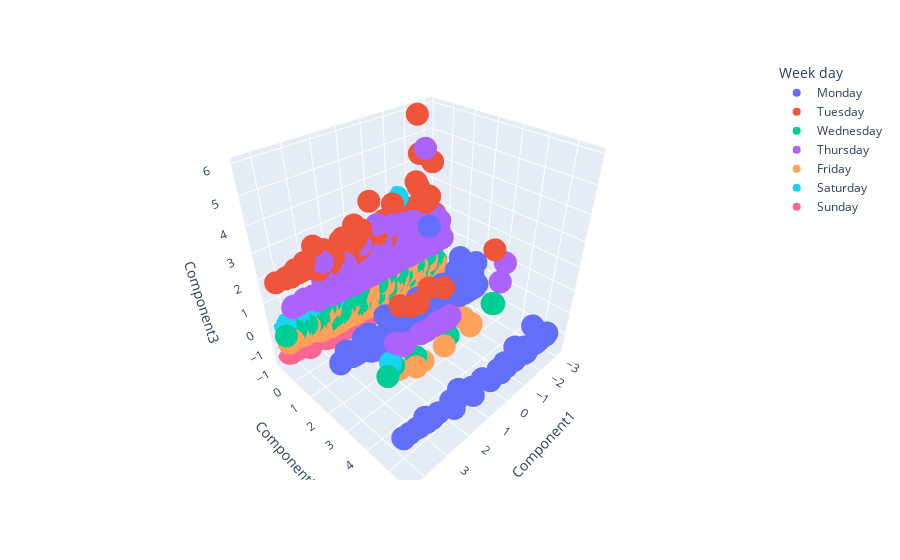

This figure's notebook cell:
### Code cell
# What actually worked for me: use fig=FigureWidget() instead of Figure(). 
# And also in order to display the image call fig only, not fig.show()

week_day_pca = pd.concat([X_red,pd.DataFrame(df["Week day"], columns=["Week day"])], axis=1)
week_day_pca.columns = ["Component1", "Component2", "Component3", "Week day"]

fig = px.scatter_3d(week_day_pca, x='Component1', y='Component2', z='Component3',
              color='Week day')

fig.show()

### Figure 1 — Plotly figure (JSON) as saved in the notebook; plotly's stock layout.template omitted (floating-point values rounded to 4 significant figures; data arrays with more than 128 entries replaced by an {"elided": "..."} marker saying what was removed)
{"data": [{"hovertemplate": "Week day=Monday<br>Component1=%{x}<br>Component2=%{y}<br>Component3=%{z}<extra></extra>", "legendgroup": "Monday", "marker": {"color": "#636efa", "symbol": "circle"}, "mode": "markers", "name": "Monday", "scene": "scene", "showlegend": true, "type": "scatter3d", "x": {"elided": "483 float values"}, "y": {"elided": "483 float values"}, "z": {"elided": "483 float values"}}, {"hovertemplate": "Week day=Tuesday<br>Component1=%{x}<br>Component2=%{y}<br>Component3=%{z}<extra></extra>", "legendgroup": "Tuesday", "marker": {"color": "#EF553B", "symbol": "circle"}, "mode": "markers", "name": "Tuesday", "scene": "scene", "showlegend": true, "type": "scatter3d", "x": {"elided": "483 float values"}, "y": {"elided": "483 float values"}, "z": {"elided": "483 float values"}}, {"hovertemplate": "Week day=Wednesday<br>Component1=%{x}<br>Component2=%{y}<br>Component3=%{z}<extra></extra>", "legendgroup": "Wednesday", "marker": {"color": "#00cc96", "symbol": "circle"}, "mode": "markers", "name": "Wednesday", "scene": "scene", "showlegend": true, "type": "scatter3d", "x": {"elided": "483 float values"}, "y": {"elided": "483 float values"}, "z": {"elided": "483 float values"}}, {"hovertemplate": "Week day=Thursday<br>Component1=%{x}<br>Component2=%{y}<br>Component3=%{z}<extra></extra>", "legendgroup": "Thursday", "marker": {"color": "#ab63fa", "symbol": "circle"}, "mode": "markers", "name": "Thursday", "scene": "scene", "showlegend": true, "type": "scatter3d", "x": {"elided": "483 float values"}, "y": {"elided": "483 float values"}, "z": {"elided": "483 float values"}}, {"hovertemplate": "Week day=Friday<br>Component1=%{x}<br>Component2=%{y}<br>Component3=%{z}<extra></extra>", "legendgroup": "Friday", "marker": {"color": "#FFA15A", "symbol": "circle"}, "mode": "markers", "name": "Friday", "scene": "scene", "showlegend": true, "type": "scatter3d", "x": {"elided": "483 float values"}, "y": {"elided": "483 float values"}, "z": {"elided": "483 float values"}}, {"hovertemplate": "Week day=Saturday<br>Component1=%{x}<br>Component2=%{y}<br>Component3=%{z}<extra></extra>", "legendgroup": "Saturday", "marker": {"color": "#19d3f3", "symbol": "circle"}, "mode": "markers", "name": "Saturday", "scene": "scene", "showlegend": true, "type": "scatter3d", "x": {"elided": "483 float values"}, "y": {"elided": "483 float values"}, "z": {"elided": "483 float values"}}, {"hovertemplate": "Week day=Sunday<br>Component1=%{x}<br>Component2=%{y}<br>Component3=%{z}<extra></extra>", "legendgroup": "Sunday", "marker": {"color": "#FF6692", "symbol": "circle"}, "mode": "markers", "name": "Sunday", "scene": "scene", "showlegend": true, "type": "scatter3d", "x": {"elided": "482 float values"}, "y": {"elided": "482 float values"}, "z": {"elided": "482 float values"}}], "layout": {"autosize": true, "legend": {"title": {"text": "Week day"}, "tracegroupgap": 0}, "margin": {"t": 60}, "scene": {"aspectmode": "auto", "aspectratio": {"x": 1.043, "y": 0.9114, "z": 1.052}, "domain": {"x": [0, 1], "y": [0, 1]}, "xaxis": {"title": {"text": "Component1"}, "type": "linear"}, "yaxis": {"title": {"text": "Component2"}, "type": "linear"}, "zaxis": {"title": {"text": "Component3"}, "type": "linear"}}}}
